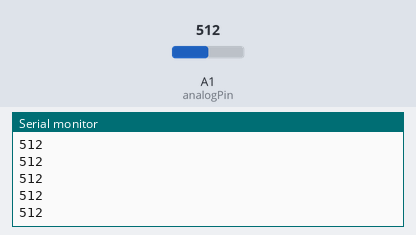
A sketch run on a simulated Arduino Uno, built with avr-gcc and run on an emulated ATmega328P. Parts: the last lines printed to the serial monitor. Inputs (shaded band) come from the test bench; at power-on: A1 (analogPin) = 512.

Above: at 1.2 s.
1.3 s: A1 (analogPin) set to 716
At 2.4 s:
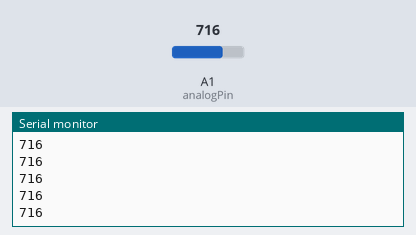
2.8 s: A1 (analogPin) set to 900
At 3.6 s:
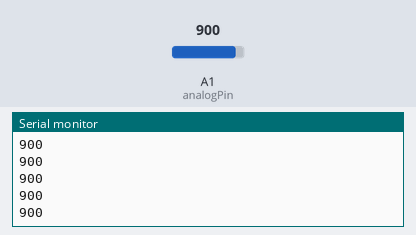
Timing chart, 0 to 5.8 s (numbered marks = the images above; inputs shaded):
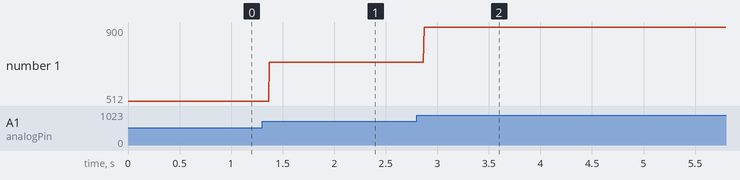

Measured:
- after the input at 1.3 s, the serial monitor: prints a new line after 0.07 s (image 1)
- after the input at 2.8 s, the serial monitor: prints a new line after 0.07 s (image 2)
- plotted number 1: 512 → 716 after the input at 1.3 s, 716 → 900 after the input at 2.8 s

The sketch:

Hall_Effect.ino
```cpp
int analogPin = A1;     // Hall effect output voltage connected to A0
int val = 0;           // variable to store the value read

void setup()
{
  Serial.begin(9600);              //  setup serial
}

void loop()
{
  val = analogRead(analogPin);     // read the input pin
  //val = digitalRead(digitalPin);    //read digital pin (after schmidt trigger)
  Serial.println(val);             // debug value
}
```
